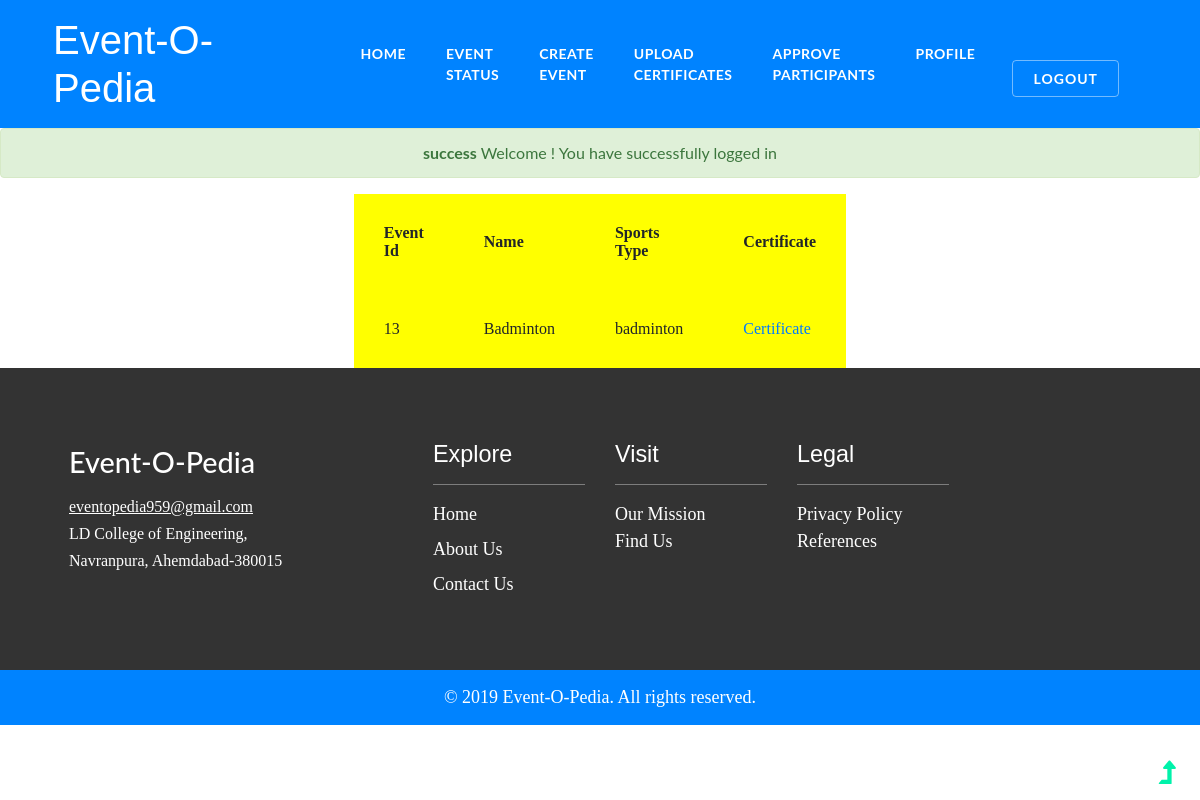
Screenshot of /Eventopedia/user_certificate.php (signed in) with the database file from the repository.
### tables this page shows
CREATE TABLE `event` (
  `id` int(11) NOT NULL,
  `aid` int(11) NOT NULL,
  `name` varchar(30) NOT NULL,
  `date` date NOT NULL,
  `venue` varchar(50) NOT NULL,
  `price` int(5) NOT NULL,
  `details` varchar(200) NOT NULL,
  `photo` varchar(100) NOT NULL,
  `sportsType` varchar(30) NOT NULL,
  `status` varchar(30) NOT NULL DEFAULT 'pending',
  `time` timestamp NOT NULL DEFAULT current_timestamp()
);

### Eventopedia/user_certificate.php (the view, shortened to what this page needs)
<?php require('includes/head.php');
	$conn=connect();
	$sql="select * from user_c where uid='".$_SESSION['_login']."'";
	$stmt=$conn->prepare($sql);
	$stmt->execute();
	$cer=$stmt->fetchall();
	$c=null;
    for ($i=0; $i<count($cer); $i++){
    $c=$c."".$cer[$i]['eid']." OR id=";
	}
if(isset($c)){
$p=strrpos($c, "OR");
    $i=0;
    $c=substr($c, $i,$p);
	$sql="select * from event where status='approved' && id='".$c."'";
    $stmt=$conn->prepare($sql);
    $stmt->execute();
    $eid= Array();
    $eid=$stmt->fetchall();
}
?>
<font size="4" color="green" face="Comic Sans MS">
<table  border="0" align="center" height=150 width=400 cellpadding=30 cellspacing="1" bgcolor="yellow">
<tr>
<th class="x">Event Id</th>
<th> Name </th>
<th> Sports Type </th>
<th> Certificate </th>
</tr>
<?php
if(isset($eid)){
if(count($eid)>0){
for ($i=0; $i<count($cer); $i++) {
	echo "<tr><td>". $eid[$i]['id']."</td><td>". $eid[$i]['name']."</td><td>". $eid[$i]['sportsType']."</td><td><a href='".$cer[$i]['location']."'>Certificate</a></td>
	</tr>";
}
}
}
?>
</table>
<?php
	require('includes/foot.php');
?>

### Eventopedia/css/style.css (style rules this page uses)
body { margin: 0; font-family: 'Lato', sans-serif; background: #fff; }
body a, .w3ls-btn { transition: 0.5s all; -webkit-transition: 0.5s all; -moz-transition: 0.5s all; -o-transition: 0.5s all; -ms-transition: 0.5s all; text-decoration: none; outline: none; }
html { scroll-behavior: smooth; }

### rows the page displays
event: id "13", name "Badminton", sportsType "badminton"

### other values shown
$flash['level'] "success"
$flash['message'] "Welcome ! You have successfully logged in"
